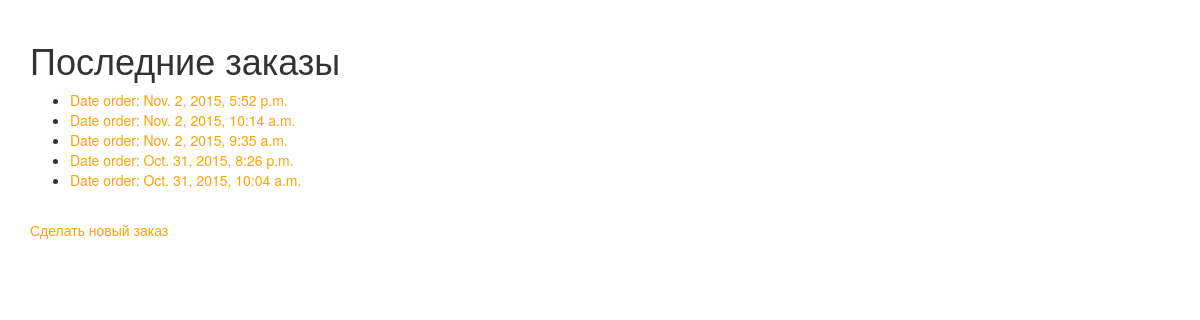
The app's page /lunch/order/, older data.
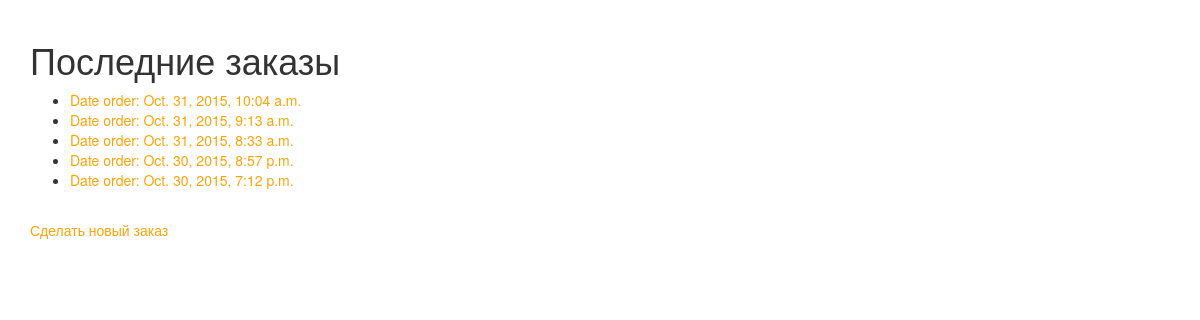
The same page, newer data.
### lunch/models.py (models this page shows, shortened)
class Order(models.Model):
    DateOrder = models.DateTimeField(blank=True, null=True)
    UserID = models.ForeignKey('User')

### lunch/views.py (the view)
def order_list(request):
    latest_order_list = Order.objects.order_by('-DateOrder')[:5]
    context = {'latest_order_list': latest_order_list}
    return render(request, 'lunch/order_list.html', context)

### lunch/templates/lunch/order_list.html (shortened to what this page needs)
﻿{% extends "lunch/base.html" %}
{% block content %}
<h1>Последние заказы</h1>
{% if latest_order_list %}
    <ul>
    {% for Order in latest_order_list %}
        <li><a href="{% url 'lunch:order_detail' Order.id %}">Date order: {{ Order.DateOrder}}</a></li>
    {% endfor %}
    </ul>
{% else %}
    <p>No lunch are available.</p>
{% endif %}
<br>
<p><a href = "{% url 'lunch:order_new' %}">Сделать новый заказ </p>
{% endblock content %}

Row changes from the older to the newer data that the page shows:
removed Order: DateOrder "Nov. 2, 2015, 5:52 p.m."
removed Order: DateOrder "Nov. 2, 2015, 10:14 a.m."
removed Order: DateOrder "Nov. 2, 2015, 9:35 a.m."
removed Order: DateOrder "Oct. 31, 2015, 8:26 p.m."
now on this page (row unchanged): Order: DateOrder "Oct. 31, 2015, 9:13 a.m."
now on this page (row unchanged): Order: DateOrder "Oct. 31, 2015, 8:33 a.m."
now on this page (row unchanged): Order: DateOrder "Oct. 30, 2015, 8:57 p.m."
now on this page (row unchanged): Order: DateOrder "Oct. 30, 2015, 7:12 p.m."
